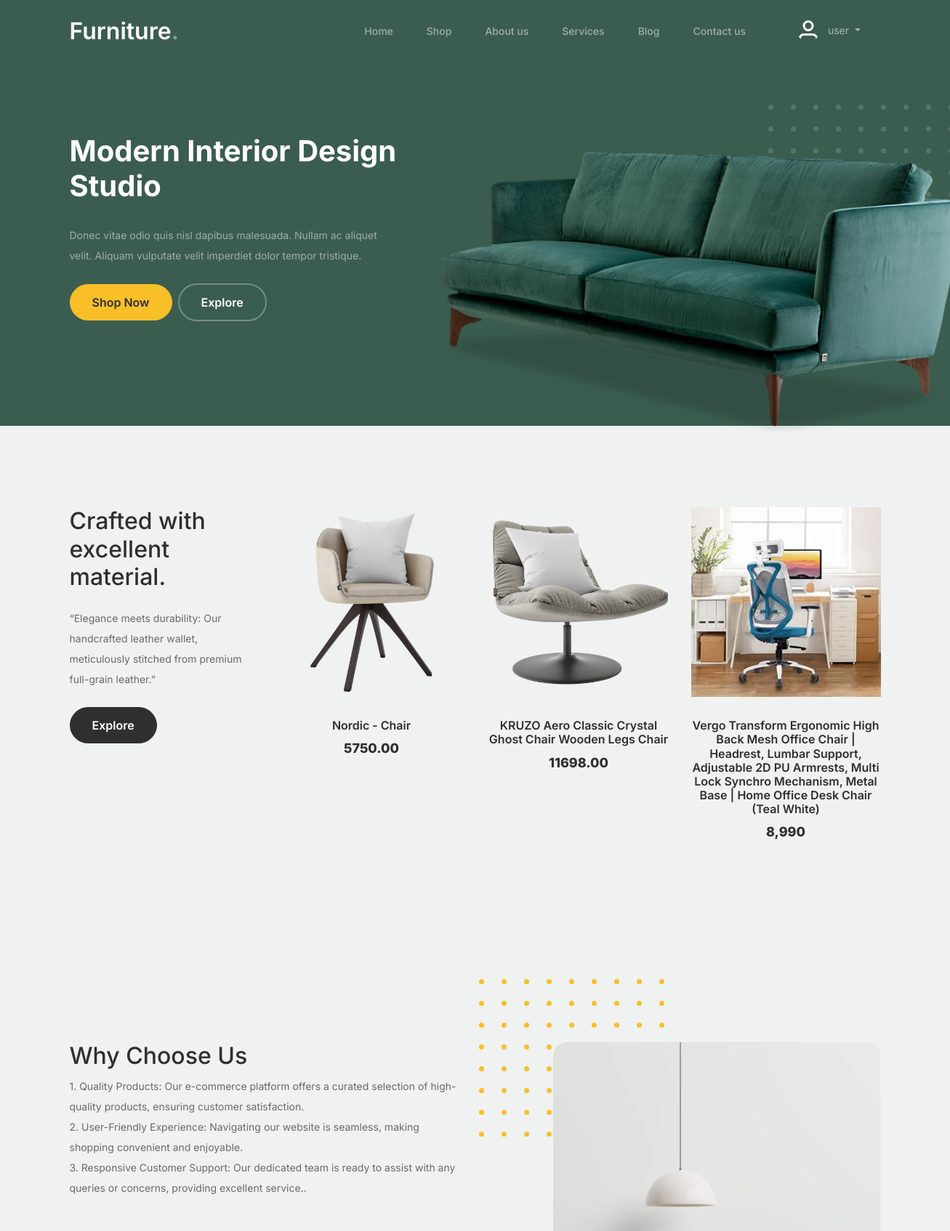
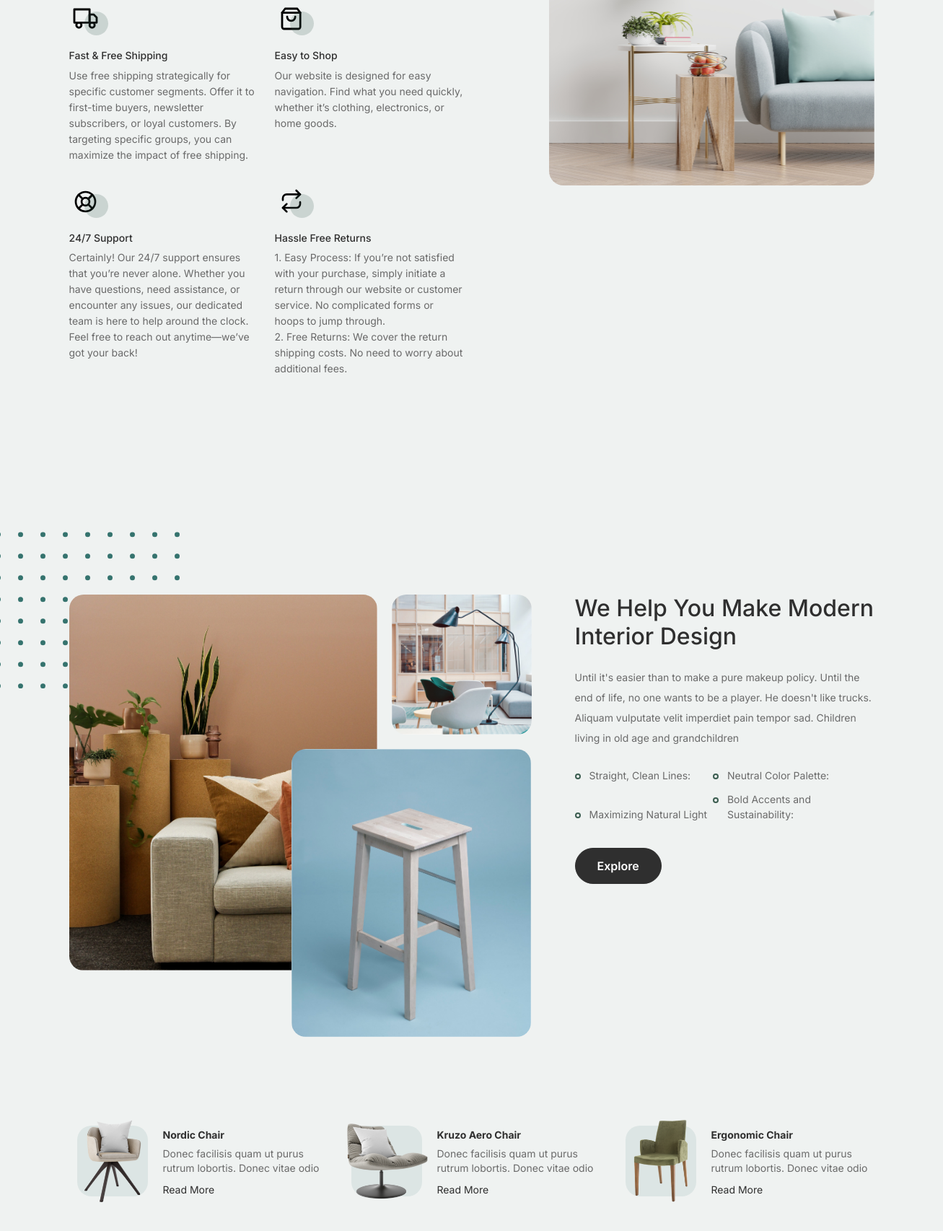
The page / (upper part) on the database its author committed (2 pictures, top to bottom).
### tables this page shows
CREATE TABLE `image` (
  `id` int(11) NOT NULL,
  `product_id` varchar(255) DEFAULT NULL,
  `image` varchar(555) NOT NULL,
  `created_at` varchar(255) NOT NULL
);

CREATE TABLE `products` (
  `product_id` int(11) NOT NULL,
  `name` varchar(500) NOT NULL,
  `description` varchar(1000) NOT NULL,
  `amount` varchar(250) NOT NULL,
  `image` varchar(800) DEFAULT NULL,
  `created_at` varchar(250) NOT NULL
);

### index.php (the view, shortened to what this page needs)
<!doctype html>
<html lang="en">
<head>
  <link href="css/bootstrap.min.css" rel="stylesheet">
  <link href="https://cdnjs.cloudflare.com/ajax/libs/font-awesome/6.0.0-beta3/css/all.min.css" rel="stylesheet">
  <link href="css/tiny-slider.css" rel="stylesheet">
  <link href="css/style.css" rel="stylesheet">
  <link href="Loader/loader.css" rel="stylesheet">
</head>
<body>
	<?php require_once "navbar.php"; ?>
			<div class="hero">
				<div class="container">
					<div class="row justify-content-between">
						<div class="col-lg-5">
							<div class="intro-excerpt">
								<h1>Modern Interior <span clsas="d-block">Design Studio</span></h1>
								<p class="mb-4">Donec vitae odio quis nisl dapibus malesuada. Nullam ac aliquet velit. Aliquam vulputate velit imperdiet dolor tempor tristique.</p>
								<p><a href="shop.php" class="btn btn-secondary me-2">Shop Now</a><a href="#" class="btn btn-white-outline">Explore</a></p>
							</div>
						</div>
						<div class="col-lg-7">
							<div class="hero-img-wrap">
								<img src="images/couch.png" class="img-fluid">
							</div>
						</div>
					</div>
				</div>
			</div>
		<div class="product-section">
			<div class="container">
				<div class="row">
					<div class="col-md-12 col-lg-3 mb-5 mb-lg-0">
						<h2 class="mb-4 section-title">Crafted with excellent material.</h2>
						<p class="mb-4">“Elegance meets durability: Our handcrafted leather wallet, meticulously stitched from premium full-grain leather.” </p>
						<p><a href="shop.php" class="btn">Explore</a></p>
					</div>
					<?php
					$sel = "SELECT * FROM products LIMIT 4 OFFSET 1";
					$ssl = mysqli_query($conn, $sel);
					if(mysqli_num_rows($ssl)){
						while($abc = $ssl->fetch_assoc()){
							$product_id = $abc["product_id"];
							$name = $abc["name"];
							$amount = $abc["amount"];
							$select = mysqli_query($conn, "SELECT * FROM image WHERE product_id = '$product_id'");
							if(mysqli_num_rows($select)){
								while($que = $select->fetch_assoc()){
									$image = $que["image"];
							?>
					<div class="col-12 col-md-4 col-lg-3 mb-5 mb-md-0">
						<a class="product-item" href="Single-products/single-products.php?id=<?php echo $product_id; ?>">
							<img src="<?php if(!empty($image)){echo "Admin/Add products/folder/".$image;}else{ echo "";} ?>" class="img-fluid product-thumbnail">
							<h3 class="product-title"><?php echo $name ?></h3>
							<strong class="product-price"><?php echo $amount ?></strong>
						</a>
					</div>
					<?php
								}
							}
						}
					}
					?>
				</div>
			</div>
		</div>
		<div class="why-choose-section">
			<div class="container">
				<div class="row justify-content-between">
					<div class="col-lg-6">
						<h2 class="section-title">Why Choose Us</h2>
						<p>1. Quality Products: Our e-commerce platform offers a curated selection of high-quality products, ensuring customer satisfaction.<br>
							2. User-Friendly Experience: Navigating our website is seamless, making shopping convenient and enjoyable.</br>
							3. Responsive Customer Support: Our dedicated team is ready to assist with any queries or concerns, providing excellent service..</p>
						<div class="row my-5">
							<div class="col-6 col-md-6">
								<div class="feature">
									<div class="icon">
										<img src="images/truck.svg" alt="Image" class="imf-fluid">
									</div>
									<h3>Fast &amp; Free Shipping</h3>
									<p>Use free shipping strategically for specific customer segments. Offer it to first-time buyers, newsletter subscribers, or loyal customers. By targeting specific groups, you can maximize the impact of free shipping.</p>
								</div>
							</div>
							<div class="col-6 col-md-6">
								<div class="feature">
									<div class="icon">
										<img src="images/bag.svg" alt="Image" class="imf-fluid">
									</div>
									<h3>Easy to Shop</h3>
									<p>Our website is designed for easy navigation. Find what you need quickly, whether it’s clothing, electronics, or home goods.</p>
								</div>
							</div>
							<div class="col-6 col-md-6">
								<div class="feature">
									<div class="icon">
										<img src="images/support.svg" alt="Image" class="imf-fluid">
									</div>
									<h3>24/7 Support</h3>
									<p>Certainly! Our 24/7 support ensures that you’re never alone. Whether you have questions, need assistance, or encounter any issues, our dedicated team is here to help around the clock. Feel free to reach out anytime—we’ve got your back!</p>
								</div>
							</div>
							<div class="col-6 col-md-6">
								<div class="feature">
									<div class="icon">
										<img src="images/return.svg" alt="Image" class="imf-fluid">
									</div>
									<h3>Hassle Free Returns</h3>
									<p>1. Easy Process: If you’re not satisfied with your purchase, simply initiate a return through our website or customer service. No complicated forms or hoops to jump through.</br>
										2. Free Returns: We cover the return shipping costs. No need to worry about additional fees.</p>
								</div>
							</div>
						</div>
					</div>
					<div class="col-lg-5">
						<div class="img-wrap">
							<img src="images/why-choose-us-img.jpg" alt="Image" class="img-fluid">
						</div>
					</div>
				</div>
			</div>
		</div>
		<div class="we-help-section">
			<div class="container">
				<div class="row justify-content-between">
					<div class="col-lg-7 mb-5 mb-lg-0">
						<div class="imgs-grid">
							<div class="grid grid-1"><img src="images/img-grid-1.jpg" alt="Untree.co"></div>
							<div class="grid grid-2"><img src="images/img-grid-2.jpg" alt="Untree.co"></div>
							<div class="grid grid-3"><img src="images/img-grid-3.jpg" alt="Untree.co"></div>
						</div>
					</div>
					<div class="col-lg-5 ps-lg-5">
						<h2 class="section-title mb-4">We Help You Make Modern Interior Design</h2>
						<p>Until it's easier than to make a pure makeup policy. Until the end of life, no one wants to be a player. He doesn't like trucks. Aliquam vulputate velit imperdiet pain tempor sad. Children living in old age and grandchildren</p>
						<ul class="list-unstyled custom-list my-4">
							<li>Straight, Clean Lines:</li>
							<li>Neutral Color Palette:</li>
							<li>Maximizing Natural Light</li>
							<li>Bold Accents and Sustainability: </li>
						</ul>
						<p><a href="shop.php" class="btn">Explore</a></p>
					</div>
				</div>
			</div>
		</div>
		<div class="popular-product">
			<div class="container">
				<div class="row">
					<div class="col-12 col-md-6 col-lg-4 mb-4 mb-lg-0">
						<div class="product-item-sm d-flex">
							<div class="thumbnail">
								<img src="images/product-1.png" alt="Image" class="img-fluid">
							</div>
							<div class="pt-3">
								<h3>Nordic Chair</h3>
								<p>Donec facilisis quam ut purus rutrum lobortis. Donec vitae odio </p>
								<p><a href="#">Read More</a></p>
							</div>
						</div>
					</div>
					<div class="col-12 col-md-6 col-lg-4 mb-4 mb-lg-0">
						<div class="product-item-sm d-flex">
							<div class="thumbnail">
								<img src="images/product-2.png" alt="Image" class="img-fluid">
							</div>
							<div class="pt-3">
								<h3>Kruzo Aero Chair</h3>
								<p>Donec facilisis quam ut purus rutrum lobortis. Donec vitae odio </p>
								<p><a href="#">Read More</a></p>
							</div>
						</div>
					</div>
					<div class="col-12 col-md-6 col-lg-4 mb-4 mb-lg-0">
						<div class="product-item-sm d-flex">
							<div class="thumbnail">
								<img src="images/product-3.png" alt="Image" class="img-fluid">
							</div>
							<div class="pt-3">
								<h3>Ergonomic Chair</h3>
								<p>Donec facilisis quam ut purus rutrum lobortis. Donec vitae odio </p>
								<p><a href="#">Read More</a></p>
							</div>
						</div>
					</div>
				</div>
			</div>
		</div>
		<?php require_once "Testimonials.php"; ?>
		<?php require_once "footer.php"; ?>
	</body>
</html>

### rows shown on the page
image: image (picture), product.name "Nordic - Chair", product.amount "5750.00"
image: image (picture), product.name "KRUZO Aero Classic Crystal Ghost Chair Wooden Legs Chair", product.amount "11698.00"
image: image (picture), product.name "Vergo Transform Ergonomic High Back Mesh Office Chair | Headrest, Lumbar Support, Adjustable 2D PU Armrests, Multi Lock Synchro Mechanism, Metal Base | Home Office Desk Chair (Teal White)", product.amount "8,990"
